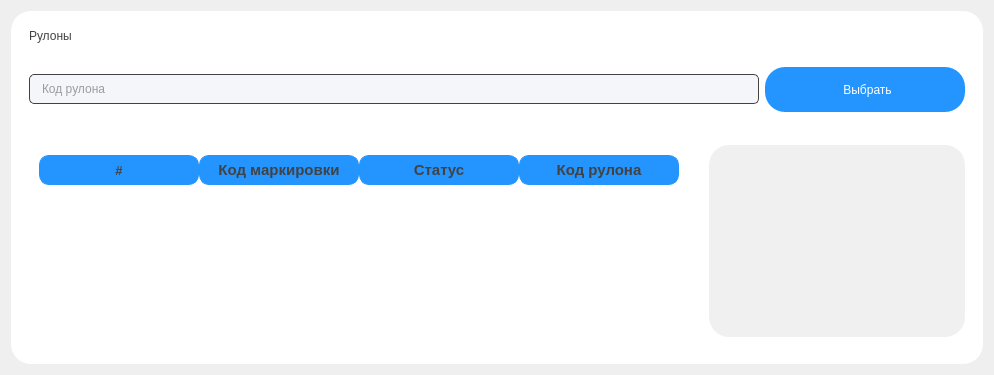
               <widget class="QWidget" name="rollPage">
                <layout class="QVBoxLayout" name="verticalLayout_78">
                 <item>
                  <widget class="QFrame" name="addLine_Frame_2">
                   <property name="sizePolicy">
                    <sizepolicy hsizetype="Expanding" vsizetype="Preferred">
                     <horstretch>0</horstretch>
                     <verstretch>0</verstretch>
                    </sizepolicy>
                   </property>
                   <property name="styleSheet">
                    <string notr="true">QFrame {
	background-color: rgb(255, 255, 255);
}

QLineEdit{
	color: rgb(66, 66, 66);
	selection-color: rgb(255, 0, 255);
}

QFrame{
	background-color: rgb(255, 255, 255);
	border-radius: 20px;
}

QPushButton {
	font: 10pt &quot;Segoe UI&quot;;
	background-position:center;
    background-repeat: no-repeat;
	border: none;
	border-radius: 20px;
	color: rgb(255, 255, 255);
	background-color: rgb(36, 149, 255);
	text-align: center;
	padding-left: 5px;
}

QPushButton:hover {
	background-color: rgb(66, 66, 66);
}
QPushButton:pressed {
	background-color: rgb(245, 246, 250);
	color: rgb(0, 0, 0);
}



QTableWidget {	
	background-color: transparent;
	padding: 10px;
	border-radius: 0px;
	gridline-color: rgb(245, 246, 250);
	border-bottom: 0px solid rgb(44, 49, 60);
	text-align: center;
}
QTableWidget::item{
	color: rgb(66, 66, 66);
	border-color: rgb(36, 149, 255);
	padding-left: 25px;
	padding-right: 5px;
	gridline-color: rgb(245, 246, 250);
	text-align: center;
}
QTableWidget::item:selected{
	background-color: rgb(36, 149, 255);
}

QHeaderView::section{
	color: rgb(66, 66, 66);
	background-color: rgb(36, 149, 255);
	max-width: 30px;
	border: 1px solid rgb(44, 49, 58);
	border-style: none;
    border-bottom: 1px solid rgb(44, 49, 60);
    border-right: 1px solid rgb(44, 49, 60);
}
QTableWidget::horizontalHeader {	
	background-color: rgb(33, 37, 43);
}
QHeaderView::section:horizontal {
    border: 1px solid rgb(36, 149, 255);
	background-color: rgb(36, 149, 255);
	padding: 3px;
	border-top-left-radius: 10px;
    border-top-right-radius: 10px;

	border-bottom-left-radius: 10px;
	border-bottom-right-radius: 10px;
}</string>
                   </property>
                   <property name="frameShape">
                    <enum>QFrame::StyledPanel</enum>
                   </property>
                   <property name="frameShadow">
                    <enum>QFrame::Raised</enum>
                   </property>
                   <layout class="QVBoxLayout" name="verticalLayout_70">
                    <item>
                     <widget class="QFrame" name="frame_64">
                      <property name="sizePolicy">
                       <sizepolicy hsizetype="Preferred" vsizetype="Fixed">
                        <horstretch>0</horstretch>
                        <verstretch>0</verstretch>
                       </sizepolicy>
                      </property>
                      <property name="styleSheet">
                       <string notr="true">color: rgb(66, 66, 66);
	font: 20pt &quot;Segoe UI&quot;;</string>
                      </property>
                      <property name="frameShape">
                       <enum>QFrame::StyledPanel</enum>
                      </property>
                      <property name="frameShadow">
                       <enum>QFrame::Raised</enum>
                      </property>
                      <layout class="QVBoxLayout" name="verticalLayout_71">
                       <item alignment="Qt::AlignLeft|Qt::AlignTop">
                        <widget class="QLabel" name="label_15">
                         <property name="text">
                          <string>Рулоны</string>
                         </property>
                        </widget>
                       </item>
                      </layout>
                     </widget>
                    </item>
                    <item>
                     <widget class="QFrame" name="frame_74">
                      <property name="frameShape">
                       <enum>QFrame::StyledPanel</enum>
                      </property>
                      <property name="frameShadow">
                       <enum>QFrame::Raised</enum>
                      </property>
                      <layout class="QHBoxLayout" name="horizontalLayout_49">
                       <item>
                        <widget class="QLineEdit" name="rollCode_edit">
                         <property name="minimumSize">
                          <size>
                           <width>0</width>
                           <height>30</height>
                          </size>
                         </property>
                         <property name="styleSheet">
                          <string notr="true">QLineEdit {
	background-color: rgb(245, 246, 250);
	border-radius: 5px;
	border: 1px solid rgb(66, 66, 66);
	padding-left: 10px;
	selection-color: rgb(255, 255, 255);
	selection-background-color: rgb(255, 121, 198);
	color: rgb(66, 66, 66);
}
QLineEdit:hover {
	border: 2px solid rgb(64, 71, 88);
}
QLineEdit:focus {
	border: 2px solid rgb(91, 101, 124);
}</string>
                         </property>
                         <property name="placeholderText">
                          <string>Код рулона</string>
                         </property>
                        </widget>
                       </item>
                       <item>
                        <widget class="QPushButton" name="rollButton">
                         <property name="minimumSize">
                          <size>
                           <width>200</width>
                           <height>45</height>
                          </size>
                         </property>
                         <property name="text">
                          <string>Выбрать</string>
                         </property>
                        </widget>
                       </item>
                      </layout>
                     </widget>
                    </item>
                    <item>
                     <widget class="QFrame" name="frame_65">
                      <property name="frameShape">
                       <enum>QFrame::StyledPanel</enum>
                      </property>
                      <property name="frameShadow">
                       <enum>QFrame::Raised</enum>
                      </property>
                      <layout class="QVBoxLayout" name="verticalLayout_72">
                       <property name="leftMargin">
                        <number>0</number>
                       </property>
                       <property name="rightMargin">
                        <number>0</number>
                       </property>
                       <item>
                        <widget class="QFrame" name="listLineContainer_2">
                         <property name="frameShape">
                          <enum>QFrame::StyledPanel</enum>
                         </property>
                         <property name="frameShadow">
                          <enum>QFrame::Raised</enum>
                         </property>
                         <layout class="QHBoxLayout" name="horizontalLayout_42">
                          <item>
                           <widget class="QTableWidget" name="rollTable">
                            <property name="enabled">
                             <bool>true</bool>
                            </property>
                            <property name="sizePolicy">
                             <sizepolicy hsizetype="Fixed" vsizetype="Expanding">
                              <horstretch>0</horstretch>
                              <verstretch>0</verstretch>
                             </sizepolicy>
                            </property>
                            <property name="minimumSize">
                             <size>
                              <width>0</width>
                              <height>0</height>
                             </size>
                            </property>
                            <property name="maximumSize">
                             <size>
                              <width>16777215</width>
                              <height>16777215</height>
                             </size>
                            </property>
                            <property name="frameShape">
                             <enum>QFrame::NoFrame</enum>
                            </property>
                            <property name="verticalScrollBarPolicy">
                             <enum>Qt::ScrollBarAsNeeded</enum>
                            </property>
                            <property name="horizontalScrollBarPolicy">
                             <enum>Qt::ScrollBarAlwaysOff</enum>
                            </property>
                            <property name="sizeAdjustPolicy">
                             <enum>QAbstractScrollArea::AdjustToContents</enum>
                            </property>
                            <property name="autoScroll">
                             <bool>true</bool>
                            </property>
                            <property name="autoScrollMargin">
                             <number>16</number>
                            </property>
                            <property name="editTriggers">
                             <set>QAbstractItemView::NoEditTriggers</set>
                            </property>
                            <property name="selectionMode">
                             <enum>QAbstractItemView::SingleSelection</enum>
                            </property>
                            <property name="selectionBehavior">
                             <enum>QAbstractItemView::SelectRows</enum>
                            </property>
                            <property name="showGrid">
                             <bool>true</bool>
                            </property>
                            <property name="gridStyle">
                             <enum>Qt::SolidLine</enum>
                            </property>
                            <property name="wordWrap">
                             <bool>true</bool>
                            </property>
                            <property name="cornerButtonEnabled">
                             <bool>true</bool>
                            </property>
                            <property name="rowCount">
                             <number>0</number>
                            </property>
                            <property name="columnCount">
                             <number>4</number>
                            </property>
                            <attribute name="horizontalHeaderVisible">
                             <bool>true</bool>
                            </attribute>
                            <attribute name="horizontalHeaderCascadingSectionResizes">
                             <bool>true</bool>
                            </attribute>
                            <attribute name="horizontalHeaderMinimumSectionSize">
                             <number>0</number>
                            </attribute>
                            <attribute name="horizontalHeaderDefaultSectionSize">
                             <number>160</number>
                            </attribute>
                            <attribute name="horizontalHeaderHighlightSections">
                             <bool>false</bool>
                            </attribute>
                            <attribute name="horizontalHeaderStretchLastSection">
                             <bool>false</bool>
                            </attribute>
                            <attribute name="verticalHeaderVisible">
                             <bool>false</bool>
                            </attribute>
                            <attribute name="verticalHeaderMinimumSectionSize">
                             <number>25</number>
                            </attribute>
                            <attribute name="verticalHeaderDefaultSectionSize">
                             <number>30</number>
                            </attribute>
                            <attribute name="verticalHeaderHighlightSections">
                             <bool>false</bool>
                            </attribute>
                            <attribute name="verticalHeaderStretchLastSection">
                             <bool>false</bool>
                            </attribute>
                            <column>
                             <property name="text">
                              <string>#</string>
                             </property>
                             <property name="font">
                              <font>
                               <pointsize>10</pointsize>
                               <bold>true</bold>
                              </font>
                             </property>
                            </column>
                            <column>
                             <property name="text">
                              <string>Код маркировки</string>
                             </property>
                             <property name="font">
                              <font>
                               <pointsize>11</pointsize>
                               <bold>true</bold>
                              </font>
                             </property>
                            </column>
                            <column>
                             <property name="text">
                              <string>Статус</string>
                             </property>
                             <property name="font">
                              <font>
                               <pointsize>11</pointsize>
                               <bold>true</bold>
                              </font>
                             </property>
                            </column>
                            <column>
                             <property name="text">
                              <string>Код рулона</string>
                             </property>
                             <property name="font">
                              <font>
                               <pointsize>11</pointsize>
                               <bold>true</bold>
                              </font>
                             </property>
                            </column>
                           </widget>
                          </item>
                          <item>
                           <widget class="QPlainTextEdit" name="listAction">
                            <property name="styleSheet">
                             <string notr="true">background-color: rgb(240, 240, 240);
color: rgb(66, 66, 66);
font: 14pt &quot;Segoe UI&quot;;
padding-left: 10px</string>
                            </property>
                            <property name="readOnly">
                             <bool>true</bool>
                            </property>
                           </widget>
                          </item>
                         </layout>
                        </widget>
                       </item>
                      </layout>
                     </widget>
                    </item>
                   </layout>
                  </widget>
                 </item>
                </layout>
               </widget>
